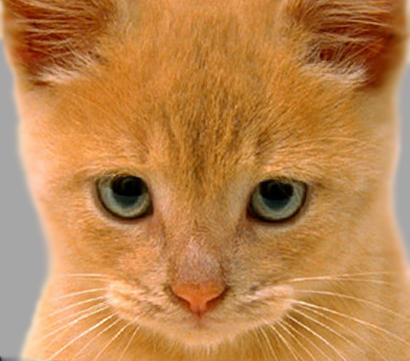
#> input picture P1/imagenes/cat.bmp, 410 x 361 px
$ python 'Practica 1.py'   (older library calls are emulated)
#> lines starting #> are read from the running program, lines starting #| are printed output that depends on the picture
# -*- coding: utf-8 -*-
"""
Created on Tue Oct  9 20:19:52 2018

@author: Julio Fresneda - juliofresnedag@correo.ugr.es
"""

import cv2
import numpy as np
from matplotlib import pyplot as plt


"""
1.- USANDO LAS FUNCIONES DE OPENCV :
escribir funciones que implementen los siguientes puntos: ( 2 puntos)


A) El cálculo de la convolución de una imagen con una máscara Gaussiana 2D
(Usar GaussianBlur). Mostrar ejemplos con distintos tamaños de máscara y valores de sigma.
Valorar los resultados.
"""

# Cargamos la imagen
img = cv2.imread('imagenes/cat.bmp')
#> img is the input picture: shape (361, 410, 3); mean B, G, R 77.1, 132.5, 188.3


# Aplicamos a la imagen un kernel Gaussiano para obtener distintas imágenes difuminadas, con distintos tamaños
# de máscara y valores de sigma.
difuminada1 = cv2.GaussianBlur(img,(5,5),1)
difuminada2 = cv2.GaussianBlur(img,(7,7),10)
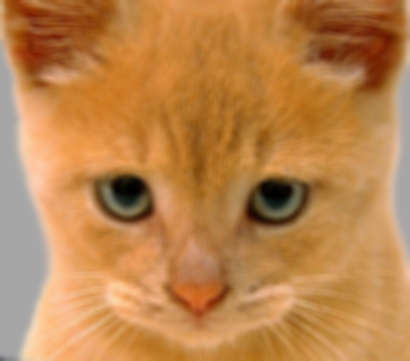
#> difuminada2: shape (361, 410, 3); mean B, G, R 77.1, 132.5, 188.3
difuminada3 = cv2.GaussianBlur(img,(3,3),5)

# OpenCV usa BGR, y matplotlib RGB. Por lo tanto, para visualizar bien las imágenes hay que transformarlas.
img = cv2.cvtColor(img, cv2.COLOR_BGR2RGB)
difuminada1 = cv2.cvtColor(difuminada1, cv2.COLOR_BGR2RGB)
difuminada2 = cv2.cvtColor(difuminada2, cv2.COLOR_BGR2RGB)
difuminada3 = cv2.cvtColor(difuminada3, cv2.COLOR_BGR2RGB)

# Mostramos las imágenes
plt.subplot(121),plt.imshow(img),plt.title('Original')
plt.xticks([]), plt.yticks([])

plt.subplot(122),plt.imshow(difuminada1),plt.title('ksize 5x5, sigma = 1')
plt.xticks([]), plt.yticks([])
plt.show()
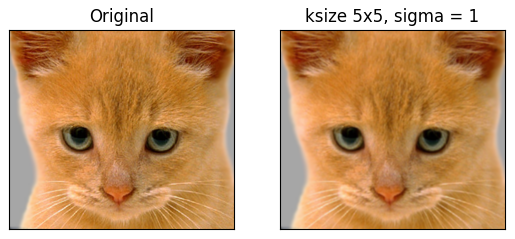
#> figure drawn by matplotlib, 2 panels

plt.subplot(121),plt.imshow(difuminada2),plt.title('ksize 7x7, sigma=10')
plt.xticks([]), plt.yticks([])

plt.subplot(122),plt.imshow(difuminada3),plt.title('ksize 3x3, sigma = 5')
plt.xticks([]), plt.yticks([])
plt.show()
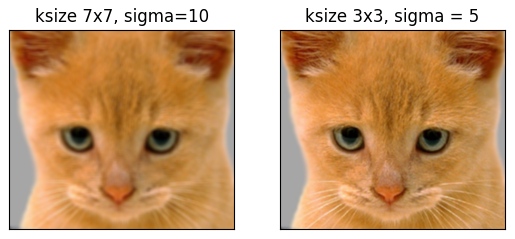
#> figure drawn by matplotlib, 2 panels


"""
B) Usar getDerivKernels para obtener las máscaras 1D que permiten calcular la convolución 2D
con máscaras de derivadas. Representar e interpretar dichas máscaras 1D para distintos
valores de sigma.
"""

##### KÉRNELS


## Ksize = 1

## Máscara derivada respecto a 'x'
d1x_x, d1x_y = cv2.getDerivKernels(1, 0, 1, True)

## Matriz:
d1x_x = d1x_x.transpose()
d1xm = d1x_x * d1x_y
d1xm

## Máscara derivada respecto a 'y'
d1y_x, d1y_y = cv2.getDerivKernels(0, 1, 1, True)

## Matriz:
d1y_x = d1y_x.transpose()
d1ym = d1y_x * d1y_y
d1ym

## Máscara derivada respecto a 'x' e 'y'
d1xy_x, d1xy_y = cv2.getDerivKernels(1, 1, 1, True)

## Matriz:
d1xy_x = d1xy_x.transpose()
d1xym = d1xy_x * d1xy_y
d1xym


## Ksize = 3

## Máscara derivada respecto a 'x'
d3x_x, d3x_y = cv2.getDerivKernels(1, 0, 3, True)

## Matriz:
d3x_x = d3x_x.transpose()
d3xm = d3x_x * d3x_y
d3xm

## Máscara derivada respecto a 'y'
d3y_x, d3y_y = cv2.getDerivKernels(0, 1, 3, True)

## Matriz:
d3y_x = d3y_x.transpose()
d3ym = d3y_x * d3y_y
d3ym

## Máscara derivada respecto a 'x' e 'y'
d3xy_x, d3xy_y = cv2.getDerivKernels(1, 1, 3, True)

## Matriz:
d3xy_x = d3xy_x.transpose()
d3xym = d3xy_x * d3xy_y
d3xym


## Ksize = 5

## Máscara derivada respecto a 'x'
d5x_x, d5x_y = cv2.getDerivKernels(1, 0, 5, True)

## Matriz:
d5x_x = d5x_x.transpose()
d5xm = d5x_x * d5x_y
d5xm

## Máscara derivada respecto a 'y'
d5y_x, d5y_y = cv2.getDerivKernels(0, 1, 5, True)

## Matriz:
d5y_x = d5y_x.transpose()
d5ym = d5y_x * d5y_y
d5ym

## Máscara derivada respecto a 'x' e 'y'
d5xy_x, d5xy_y = cv2.getDerivKernels(1, 1, 5, True)

## Matriz:
d5xy_x = d5xy_x.transpose()
d5xym = d5xy_x * d5xy_y
d5xym


## Representación visual de kernel 3x3 respecto a la x
kernel3x = []
for k in range(0,len(d3x_x[0])):
    kernel3x.append(d3x_x[0][k])

kernel3y = []
for k in range(0,len(d3x_y)):
    kernel3y.append(d3x_y[k][0])

img_bordevertical = [[10,10,10,20,20,20],[10,10,10,20,20,20],[10,10,10,20,20,20],[10,10,10,20,20,20],[10,10,10,20,20,20],[10,10,10,20,20,20]]
#> (the run stopped early here; a loop or call above may not have finished)

$ run again, with P1/imagenes/dog.bmp copied over P1/imagenes/cat.bmp
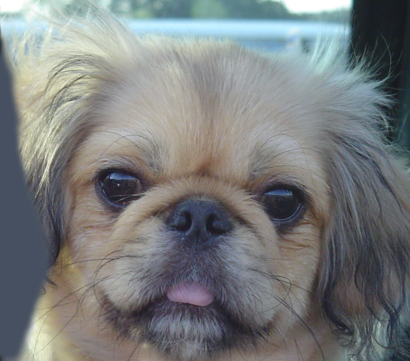
#> input picture P1/imagenes/dog.bmp, 410 x 361 px
#> img is the input picture: shape (361, 410, 3); mean B, G, R 125, 124.5, 121.2
#> `plt.show()`:
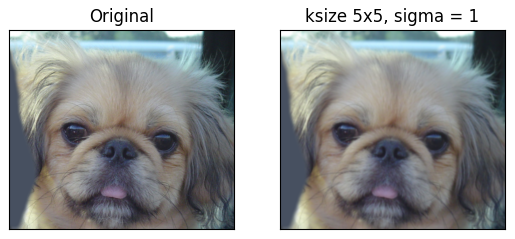
#> figure drawn by matplotlib, 2 panels
